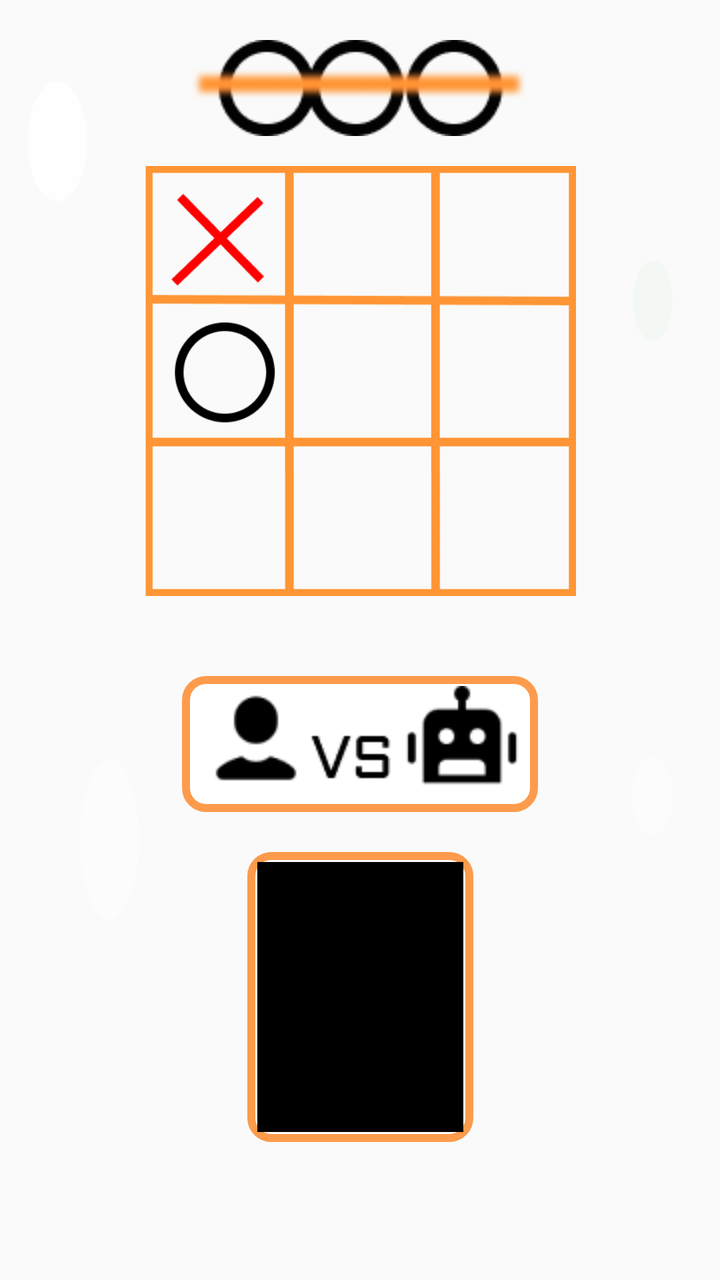
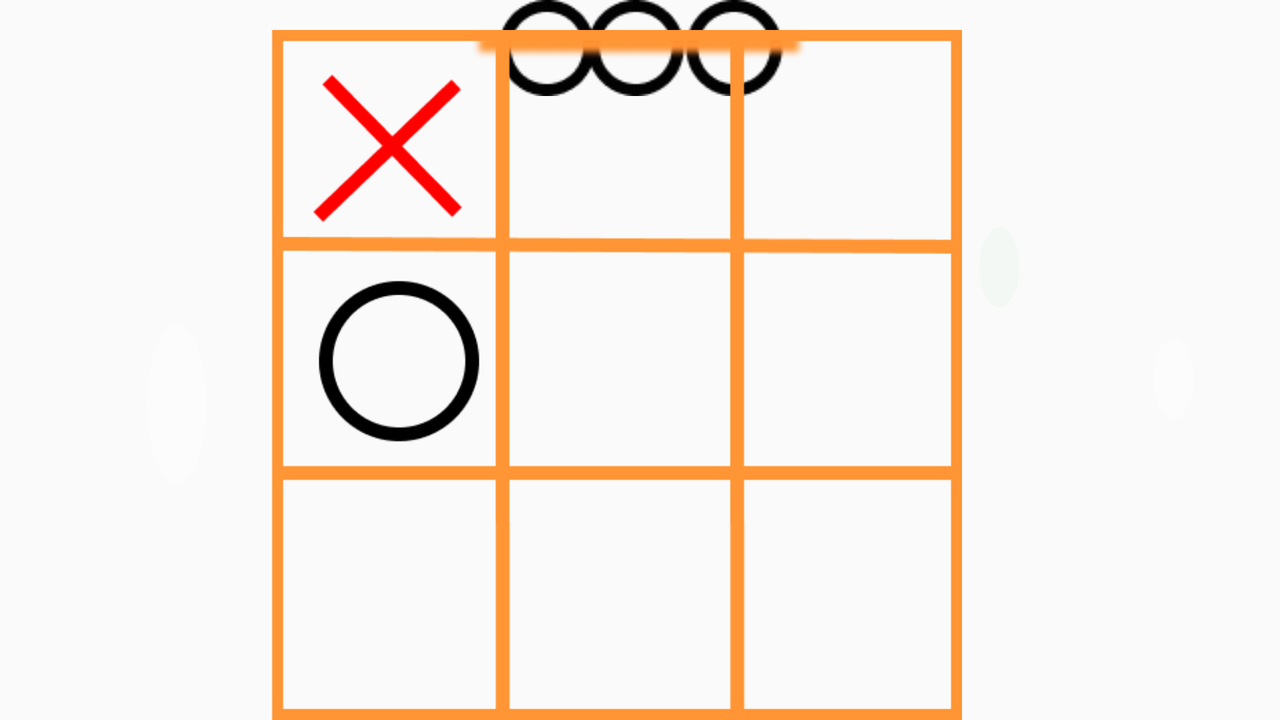

Compare how this app lays out the same screen by default and in its alternative resource folder. The renders come first, then the two layout files and the values they reference.
<!-- AndroidManifest.xml: application theme Theme.MadAssignment -->
<!-- res/layout/fragment_menu.xml -->
<?xml version="1.0" encoding="utf-8"?>
<androidx.constraintlayout.widget.ConstraintLayout xmlns:android="http://schemas.android.com/apk/res/android"
    xmlns:app="http://schemas.android.com/apk/res-auto"
    xmlns:tools="http://schemas.android.com/tools"
    android:id="@+id/menuLayout"
    android:layout_width="match_parent"
    android:layout_height="match_parent"
    tools:context=".MenuFragment">

    <androidx.constraintlayout.widget.ConstraintLayout
        android:id="@+id/menuFragmentLayout"
        android:layout_width="match_parent"
        android:layout_height="match_parent"
        tools:layout_editor_absoluteX="0dp"
        tools:layout_editor_absoluteY="0dp">


        <LinearLayout
            android:id="@+id/win_condition_selector"
            android:layout_width="match_parent"
            android:layout_height="wrap_content"
            android:layout_marginTop="20dp"
            android:gravity="center"
            android:orientation="horizontal"
            app:layout_constraintEnd_toEndOf="parent"
            app:layout_constraintStart_toStartOf="parent"
            app:layout_constraintTop_toTopOf="parent"
            app:layout_constraintBottom_toTopOf="@id/board_size_selector">

            <ImageButton
                android:id="@+id/left_win_button"
                android:layout_width="0dp"
                android:layout_height="wrap_content"
                android:layout_weight="1"
                android:backgroundTint="#00FFFFFF"
                android:clickable="false"
                android:src="@drawable/icon_left" />

            <ImageView
                android:id="@+id/win_condition"
                android:layout_width="0dp"
                android:layout_height="wrap_content"
                android:layout_weight="3"
                android:scaleType="fitCenter"
                android:src="@drawable/three_win_condition" />

            <ImageButton
                android:id="@+id/right_win_button"
                android:layout_width="0dp"
                android:layout_height="wrap_content"
                android:layout_weight="1"
                android:backgroundTint="#00FFFFFF"
                android:rotationY="180"
                android:src="@drawable/icon_left" />

        </LinearLayout>

        <LinearLayout
            android:id="@+id/board_size_selector"
            android:layout_width="match_parent"
            android:layout_height="wrap_content"
            android:layout_marginTop="15dp"
            android:gravity="center"
            android:orientation="horizontal"
            app:layout_constraintEnd_toEndOf="parent"
            app:layout_constraintStart_toStartOf="parent"
            app:layout_constraintTop_toBottomOf="@+id/win_condition_selector"
            app:layout_constraintBottom_toTopOf="@id/aiButton">

            <ImageButton
                android:id="@+id/left_board_button"
                android:layout_width="0dp"
                android:layout_height="wrap_content"
                android:layout_weight="1"
                android:backgroundTint="#00FFFFFF"
                android:clickable="false"
                android:src="@drawable/icon_left" />

            <ImageView
                android:id="@+id/board_size"
                android:layout_width="0dp"
                android:layout_height="wrap_content"
                android:layout_weight="3"
                android:adjustViewBounds="true"
                android:scaleType="centerInside"
                android:src="@drawable/three_size_grid" />

            <ImageButton
                android:id="@+id/right_board_button"
                android:layout_width="0dp"
                android:layout_height="wrap_content"
                android:layout_weight="1"
                android:backgroundTint="#00FFFFFF"
                android:rotationY="180"
                android:src="@drawable/icon_left" />
        </LinearLayout>

        
        <ImageButton
            android:id="@+id/aiButton"
            android:layout_width="wrap_content"
            android:layout_height="wrap_content"
            android:layout_marginTop="40dp"
            android:background="@drawable/rounded_rectangle_border"
            android:src="@drawable/custom_player_vs_ai_icon"
            app:layout_constraintEnd_toEndOf="parent"
            app:layout_constraintStart_toStartOf="parent"
            app:layout_constraintTop_toBottomOf="@id/board_size_selector" />

        <ImageButton
            android:id="@+id/playerButton"
            android:layout_width="wrap_content"
            android:layout_height="wrap_content"
            android:layout_marginTop="20dp"
            android:background="@drawable/rounded_rectangle_border"
            android:src="@drawable/custom_player_vs_player_icon"
            app:layout_constraintEnd_toEndOf="parent"
            app:layout_constraintStart_toStartOf="parent"
            app:layout_constraintTop_toBottomOf="@id/aiButton" />


    </androidx.constraintlayout.widget.ConstraintLayout>

    <ImageView
        android:id="@+id/lightSpot1"
        android:layout_width="20dp"
        android:layout_height="40dp"
        android:src="@drawable/light_spot1"
        app:layout_constraintBottom_toBottomOf="parent"
        app:layout_constraintEnd_toEndOf="parent"
        app:layout_constraintHorizontal_bias="0.93"
        app:layout_constraintStart_toStartOf="parent"
        app:layout_constraintTop_toTopOf="parent"
        app:layout_constraintVertical_bias="0.217" />

    <ImageView
        android:id="@+id/lightSpot2"
        android:layout_width="30dp"
        android:layout_height="60dp"
        android:src="@drawable/light_spot2"
        app:layout_constraintBottom_toBottomOf="parent"
        app:layout_constraintEnd_toEndOf="parent"
        app:layout_constraintHorizontal_bias="0.041"
        app:layout_constraintStart_toStartOf="parent"
        app:layout_constraintTop_toTopOf="parent"
        app:layout_constraintVertical_bias="0.07" />

    <ImageView
        android:id="@+id/lightSpot3"
        android:layout_width="20dp"
        android:layout_height="40dp"
        android:src="@drawable/light_spot3"
        app:layout_constraintBottom_toBottomOf="parent"
        app:layout_constraintEnd_toEndOf="parent"
        app:layout_constraintHorizontal_bias="0.93"
        app:layout_constraintStart_toStartOf="parent"
        app:layout_constraintTop_toTopOf="parent"
        app:layout_constraintVertical_bias="0.63" />

    <ImageView
        android:id="@+id/lightSpot4"
        android:layout_width="30dp"
        android:layout_height="80dp"
        android:src="@drawable/light_spot4"
        app:layout_constraintBottom_toBottomOf="parent"
        app:layout_constraintEnd_toEndOf="parent"
        app:layout_constraintHorizontal_bias="0.12"
        app:layout_constraintStart_toStartOf="parent"
        app:layout_constraintTop_toTopOf="parent"
        app:layout_constraintVertical_bias="0.678" />

</androidx.constraintlayout.widget.ConstraintLayout>
<!-- resources referenced by this layout -->
<resources>
  <!-- drawable custom_player_vs_ai_icon (drawable) -->
  <layer-list xmlns:android="http://schemas.android.com/apk/res/android">
          <item android:id="@android:id/icon">
              <bitmap android:src="@drawable/img_3" android:tint="#000000" />
          </item>
      </layer-list>
  <!-- drawable custom_player_vs_player_icon (drawable) -->
  <layer-list xmlns:android="http://schemas.android.com/apk/res/android">
          <item android:id="@android:id/icon">
              <bitmap android:src="@drawable/img" android:tint="#000000" />
          </item>
      </layer-list>
  <!-- drawable light_spot1 (drawable) -->
  <?xml version="1.0" encoding="utf-8"?>
  <shape xmlns:android="http://schemas.android.com/apk/res/android"
      android:shape="oval">
  
      <solid
          android:color="#C0f1f7f2"/>
  
  </shape>
  <!-- drawable light_spot2 (drawable) -->
  <?xml version="1.0" encoding="utf-8"?>
  <shape xmlns:android="http://schemas.android.com/apk/res/android"
      android:shape="oval">
  
      <solid
          android:color="#C0FFFFFF"/>
      
  
  </shape>
  <!-- drawable light_spot3 (drawable) -->
  <?xml version="1.0" encoding="utf-8"?>
  <shape xmlns:android="http://schemas.android.com/apk/res/android"
      android:shape="oval">
  
      <solid
          android:color="#80FFFFFF"/>
          
  </shape>
  <!-- drawable light_spot4 (drawable) -->
  <?xml version="1.0" encoding="utf-8"?>
  <shape xmlns:android="http://schemas.android.com/apk/res/android"
      android:shape="oval">
  
      <solid
          android:color="#40FFFFFF"/>
          
  </shape>
  <!-- drawable rounded_rectangle_border (drawable) -->
  <?xml version="1.0" encoding="UTF-8"?>
  <shape xmlns:android="http://schemas.android.com/apk/res/android"
      android:shape="rectangle">
      <solid android:color="#FFFFFF"/>
      <stroke
          android:width="4dp"
          android:color="#FC9B4C"/>
      <padding
          android:bottom="5dp"
          android:left="5dp"
          android:right="5dp"
          android:top="5dp"/>
      <corners
          android:bottomLeftRadius="10dp"
          android:bottomRightRadius="10dp"
          android:topLeftRadius="10dp"
          android:topRightRadius="10dp"/>
  </shape>
  <!-- drawable three_size_grid: png bitmap (drawable, 12560 bytes) -->
  <!-- drawable three_win_condition: png bitmap (drawable, 4951 bytes) -->
  <style name="Theme.MadAssignment" parent="Base.Theme.MadAssignment" />
  <!-- drawable img_3: png bitmap (drawable, 2464 bytes) -->
  <!-- drawable img: png bitmap (drawable, 5098 bytes) -->
  <style name="Base.Theme.MadAssignment" parent="Theme.AppCompat.Light.NoActionBar">
          
          
      </style>
</resources>
<!-- res/layout-land/fragment_menu.xml (the author's variant of the layout above) -->
<!-- drawn on the phone turned sideways -->
<?xml version="1.0" encoding="utf-8"?>
<androidx.constraintlayout.widget.ConstraintLayout xmlns:android="http://schemas.android.com/apk/res/android"
    xmlns:app="http://schemas.android.com/apk/res-auto"
    xmlns:tools="http://schemas.android.com/tools"
    android:id="@+id/menuLayout"
    android:layout_width="match_parent"
    android:layout_height="match_parent"
    tools:context=".MenuFragment">

    <androidx.constraintlayout.widget.ConstraintLayout
        android:id="@+id/menuFragmentLayout"
        android:layout_width="match_parent"
        android:layout_height="match_parent"
        tools:layout_editor_absoluteX="0dp"
        tools:layout_editor_absoluteY="0dp">




        <LinearLayout
            android:id="@+id/win_condition_selector"
            android:layout_width="match_parent"
            android:layout_height="wrap_content"
            android:gravity="center"
            android:orientation="horizontal"
            app:layout_constraintEnd_toEndOf="parent"
            app:layout_constraintStart_toStartOf="parent"
            app:layout_constraintTop_toTopOf="parent">

            <ImageButton
                android:id="@+id/left_win_button"
                android:layout_width="0dp"
                android:layout_height="wrap_content"
                android:layout_weight="1"
                android:backgroundTint="#00FFFFFF"
                android:clickable="false"
                android:src="@drawable/icon_left" />

            <ImageView
                android:id="@+id/win_condition"
                android:layout_width="0dp"
                android:layout_height="wrap_content"
                android:layout_weight="3"
                android:scaleType="fitCenter"
                android:src="@drawable/three_win_condition" />

            <ImageButton
                android:id="@+id/right_win_button"
                android:layout_width="0dp"
                android:layout_height="wrap_content"
                android:layout_weight="1"
                android:backgroundTint="#00FFFFFF"
                android:rotationY="180"
                android:src="@drawable/icon_left" />

        </LinearLayout>

        <LinearLayout
            android:id="@+id/board_size_selector"
            android:layout_width="match_parent"
            android:layout_height="match_parent"
            android:layout_marginTop="15dp"
            android:gravity="center"
            android:orientation="horizontal"
            app:layout_constraintEnd_toEndOf="parent"
            app:layout_constraintTop_toBottomOf="@+id/win_condition_selector">

            <ImageButton
                android:id="@+id/left_board_button"
                android:layout_width="0dp"
                android:layout_height="wrap_content"
                android:layout_weight="1"
                android:backgroundTint="#00FFFFFF"
                android:clickable="false"
                android:src="@drawable/icon_left" />

            <ImageView
                android:id="@+id/board_size"
                android:layout_width="0dp"
                android:layout_height="wrap_content"
                android:layout_weight="3"
                android:adjustViewBounds="true"
                android:scaleType="centerInside"
                app:layout_constraintEnd_toEndOf="parent"
                android:src="@drawable/three_size_grid"
                />

            <ImageButton
                android:id="@+id/right_board_button"
                android:layout_width="wrap_content"
                android:layout_height="wrap_content"
                android:layout_weight="1"
                android:backgroundTint="#00FFFFFF"
                android:rotationY="180"
                android:src="@drawable/icon_left" />
        </LinearLayout>

        
        <ImageButton
            android:id="@+id/aiButton"
            android:layout_width="wrap_content"
            android:layout_height="wrap_content"
            android:layout_marginTop="40dp"
            android:background="@drawable/rounded_rectangle_border"
            android:src="@drawable/custom_player_vs_ai_icon"
            app:layout_constraintEnd_toEndOf="parent"
            app:layout_constraintStart_toStartOf="parent"
            app:layout_constraintTop_toBottomOf="@id/board_size_selector" />

        <ImageButton
            android:id="@+id/playerButton"
            android:layout_width="wrap_content"
            android:layout_height="wrap_content"
            android:layout_marginTop="20dp"
            android:background="@drawable/rounded_rectangle_border"
            android:src="@drawable/custom_player_vs_player_icon"
            app:layout_constraintEnd_toEndOf="parent"
            app:layout_constraintStart_toStartOf="parent"
            app:layout_constraintTop_toBottomOf="@id/aiButton" />


    </androidx.constraintlayout.widget.ConstraintLayout>

    <ImageView
        android:id="@+id/lightSpot1"
        android:layout_width="20dp"
        android:layout_height="40dp"
        android:src="@drawable/light_spot1"
        app:layout_constraintBottom_toBottomOf="parent"
        app:layout_constraintEnd_toEndOf="parent"
        app:layout_constraintHorizontal_bias="0.79"
        app:layout_constraintStart_toStartOf="parent"
        app:layout_constraintTop_toTopOf="parent"
        app:layout_constraintVertical_bias="0.355" />

    <ImageView
        android:id="@+id/lightSpot2"
        android:layout_width="30dp"
        android:layout_height="60dp"
        android:src="@drawable/light_spot2"
        android:visibility="gone"
        app:layout_constraintBottom_toBottomOf="parent"
        app:layout_constraintEnd_toEndOf="parent"
        app:layout_constraintHorizontal_bias="0.141"
        app:layout_constraintStart_toStartOf="parent"
        app:layout_constraintTop_toTopOf="parent"
        app:layout_constraintVertical_bias="0.085" />

    <ImageView
        android:id="@+id/lightSpot3"
        android:layout_width="20dp"
        android:layout_height="40dp"
        android:src="@drawable/light_spot3"
        app:layout_constraintBottom_toBottomOf="parent"
        app:layout_constraintEnd_toEndOf="parent"
        app:layout_constraintHorizontal_bias="0.93"
        app:layout_constraintStart_toStartOf="parent"
        app:layout_constraintTop_toTopOf="parent"
        app:layout_constraintVertical_bias="0.53" />

    <ImageView
        android:id="@+id/lightSpot4"
        android:layout_width="30dp"
        android:layout_height="80dp"
        android:src="@drawable/light_spot4"
        app:layout_constraintBottom_toBottomOf="parent"
        app:layout_constraintEnd_toEndOf="parent"
        app:layout_constraintHorizontal_bias="0.12"
        app:layout_constraintStart_toStartOf="parent"
        app:layout_constraintTop_toTopOf="parent"
        app:layout_constraintVertical_bias="0.578" />

</androidx.constraintlayout.widget.ConstraintLayout>
